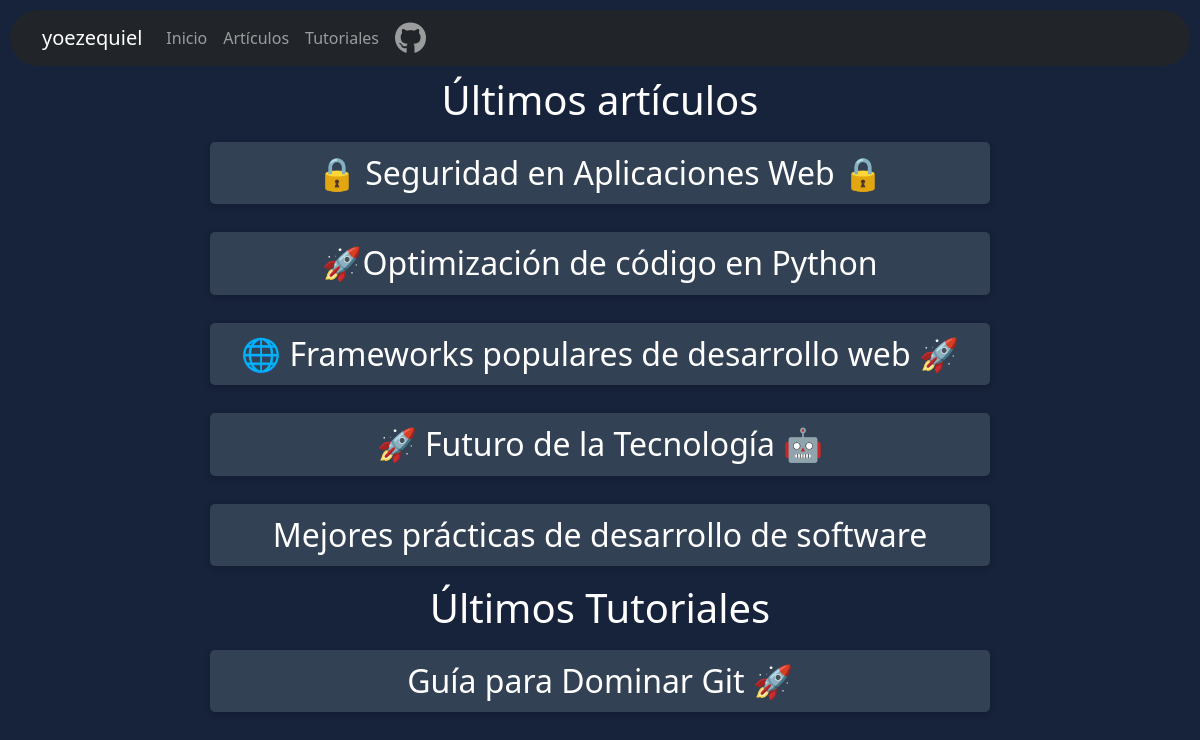
Before: / with the older database file.
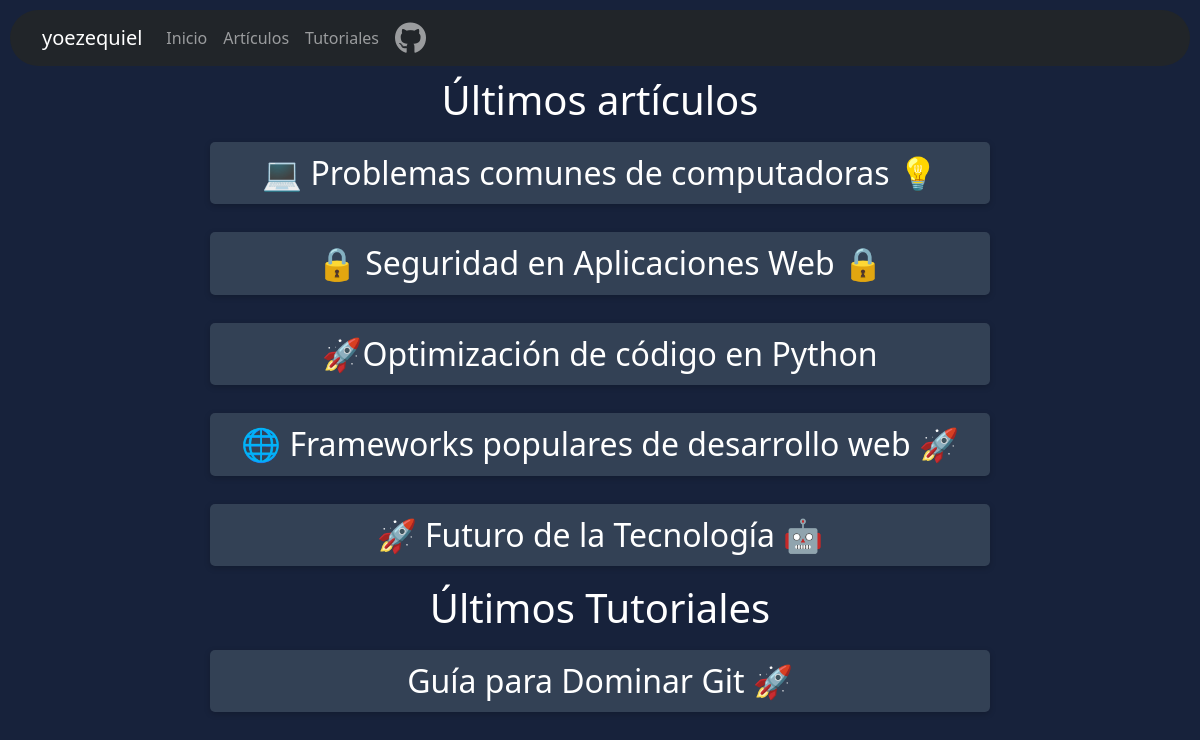
After: the same page with the newer database file.
### tables this page shows
CREATE TABLE articles (
                    id INTEGER PRIMARY KEY AUTOINCREMENT,
                    title TEXT NOT NULL,
                    content TEXT NOT NULL,
                    image TEXT
                , type TEXT NOT NULL DEFAULT 'article', tags TEXT);

### app.py (the view)
@app.route('/')
def index():
    conn = get_db_connection()
    if conn:
        try:
            cursor = conn.cursor()
            cursor.execute("SELECT * FROM articles WHERE type='article' ORDER BY id DESC LIMIT 5")
            latest_articles = cursor.fetchall()
            cursor.execute("SELECT * FROM articles WHERE type='tutorial' ORDER BY id DESC LIMIT 5")
            latest_tutorials = cursor.fetchall()
            cursor.close()
            conn.close()
            if len(latest_articles) == 0 and len(latest_tutorials) == 0:
                message = "No hay artículos publicados aún"
            else:
                message = ""
            return render_template('index.html', articles=latest_articles, tutorials=latest_tutorials, message=message)
        except sqlite3.Error as e:
            print(e)
            return "Error en la conexión a la base de datos"
    else:
        return "Error en la conexión a la base de datos"

### app.py (called while the page is built)
def get_db_connection():
    try:
        conn = sqlite3.connect('blog.db')
        return conn
    except sqlite3.Error as e:
        print(e)
        return None

### templates/index.html (shortened to what this page needs)
{% extends 'base.html' %}
{% block content %}
<link rel="stylesheet" href="{{ url_for('static', filename='css/index.css') }}">
<h1>Últimos artículos</h1>
{% if articles %}
    {% for article in articles %}
    <div class="article">
        <h2><a id="a" href="{{ url_for('view_article', article_id=article[0]) }}">{{ article[1] }}</a></h2>
    </div>
    {% endfor %}
{% else %}
    <p>No hay artículos publicados</p>
{% endif %}
<h1>Últimos Tutoriales</h1>
{% if tutorials %}
    {% for tutorial in tutorials %}
    <div class="article">
        <h2><a id="a" href="{{ url_for('view_article', article_id=tutorial[0]) }}">{{ tutorial[1] }}</a></h2>
    </div>
    {% endfor %}
{% else %}
    <p>No hay tutoriales publicados</p>
{% endif %}
{% endblock %}

Changed rows visible on the page:
no longer on this page (row unchanged): articles: title "Mejores prácticas de desarrollo de software", shown under "Últimos artículos"
added articles: title "💻 Problemas comunes de computadoras 💡", shown under "Últimos artículos"
